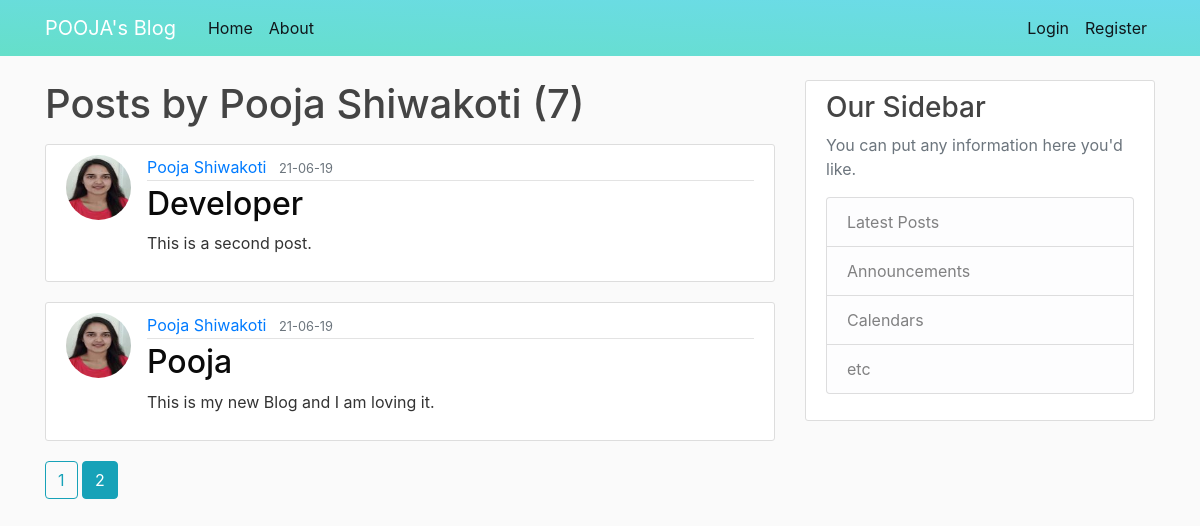
Screenshot of /user/Pooja Shiwakoti?page=2 with the database file from the repository.
### flaskblog/models.py (models this page shows, shortened)
class User(db.Model, UserMixin):
    id = db.Column(db.Integer, primary_key=True)
    username = db.Column(db.String(20), unique=True, nullable=False)
    email = db.Column(db.String(120), unique=True, nullable=False)
    image_file = db.Column(db.String(20), nullable=False, default='default.jpg')
    password = db.Column(db.String(60), nullable=False)
    posts = db.relationship('Post', backref='author', lazy=True)

class Post(db.Model):
    id = db.Column(db.Integer, primary_key=True)
    title = db.Column(db.String(100), nullable=False)
    date_posted = db.Column(db.DateTime, nullable=False, default=datetime.utcnow)
    content = db.Column(db.Text, nullable=False)
    user_id = db.Column(db.Integer, db.ForeignKey('user.id'), nullable=False)

### flaskblog/routes.py (the view)
@app.route("/user/<string:username>")
def user_posts(username):
    page = request.args.get('page', 1, type=int)
    user = User.query.filter_by(username=username).first_or_404()
    posts = Post.query.filter_by(author=user)\
        .order_by(Post.date_posted.desc())\
        .paginate(page=page, per_page=5)
    return render_template('user_posts.html', posts=posts, user=user)

### flaskblog/templates/user_posts.html
{% extends "layout.html" %}
{% block content %}
    <h1 class="mb-3">Posts by {{ user.username }} ({{ posts.total }})</h1>
    {% for post in posts.items %}
        <article class="media content-section">
            <img class="rounded-circle article-img" src="{{ url_for('static', filename='images/' + post.author.image_file) }}">
            <div class="media-body">
                <div class="article-metadata">
                <a class="mr-2" href="{{url_for('user_posts', username = post.author.username) }}">{{ post.author.username }}</a>
                <small class="text-muted">{{ post.date_posted.strftime('%y-%m-%d') }}</small>
                </div>
                <h2><a class="article-title" href="{{ url_for('post', post_id=post.id) }}">{{ post.title }}</a></h2>
                <p class="article-content">{{ post.content }}</p>
            </div>
        </article>
    {% endfor %}
    {% for page_num in posts.iter_pages(left_edge=1, right_edge=1, left_current=1, right_current=2) %}
        {% if page_num %}
            {% if posts.page == page_num %}
            <a class="btn btn-info mb-4" href="{{ url_for('user_posts', username=user.username, page=page_num) }}">{{ page_num }}</a>
            {% else %}
            <a class="btn btn-outline-info mb-4" href="{{ url_for('user_posts', username=user.username, page=page_num) }}">{{ page_num }}</a>
            {% endif %}
        {% else %}
            ...
        {% endif %}
    {% endfor %}
{% endblock content %}

### flaskblog/static/main.css (style rules this page uses)
body { background: #fafafa; color: #333333; margin-top: 5rem; }
h1, h2, h3, h4, h5, h6 { color: #444444; }
.content-section { background: #ffffff; padding: 10px 20px; border: 1px solid #dddddd; border-radius: 3px; margin-bottom: 20px; }
.article-title { color: #0a0a0a; }
.article-content { white-space: pre-line; }
.article-img { height: 65px; width: 65px; margin-right: 16px; }
.article-metadata { padding-bottom: 1px; margin-bottom: 4px; border-bottom: 1px solid #e3e3e3 }

### rows the page displays
User: username "Pooja Shiwakoti"
Post: image_file (picture), author.username "Pooja Shiwakoti", date_posted "21-06-19", title "Developer", content "This is a second post."
Post: image_file (picture), author.username "Pooja Shiwakoti", date_posted "21-06-19", title "Pooja", content "This is my new Blog and I am loving it."

### other values shown
{{ posts.total }} "7"
{{ page_num }} "1"
{{ page_num }} "2"
